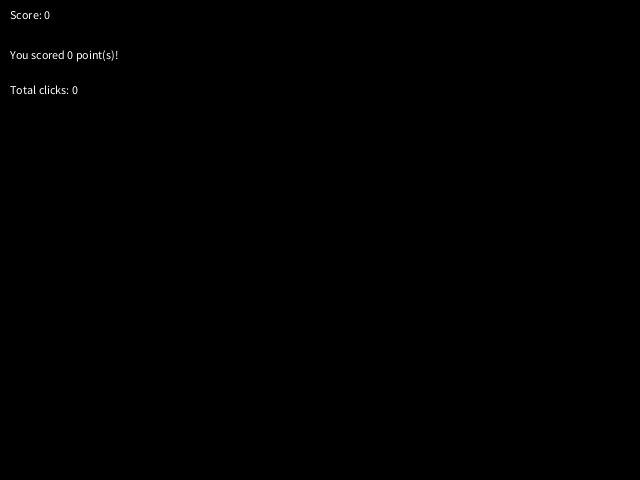
Frame 1 (no input)
Frame 60 (the mouse pressed at the canvas centre just before this capture): identical to frame 1, image omitted
Frame 120 (the mouse held since frame 60 and released just before this capture): identical to frame 1, image omitted

The Processing sketch that drew this single still picture (run headless with seeded random() and noise(); from frame 60 on, the mouse is pressed at the canvas centre):

// Processing sketch: Assignment_Extra1
// ── Assignment_Extra1.pde
//vectors
PVector randomVector;
PVector playerVector;
PVector differenceVector;

//booleans
boolean clicked = false;
boolean scored = false;

//floats
float rx, ry, rm;
float dx, dy, dm;
float px, py, pm;
float diff;

//ints
int points = 0;
int score = 0;
int totalClicks = 0;

void setup()
{
	size(640, 480);
	background(0);
	randomVector = new PVector(rx, ry);
	playerVector = new PVector(px, py);
	differenceVector = new PVector(dx, dy);
}

void draw()
{
	background(0);
		String scoreText = "Score: " + score;
		text(scoreText, 10, 10, 100, 80);  // Text wraps within text box
		String pointsText = "You scored " + points + " point(s)!";
		text(pointsText, 10, 50, 300, 80);  // Text wraps within text box
		String clicksText = "Total clicks: " + totalClicks;
		text(clicksText, 10, 85, 300, 80);  // Text wraps within text box
}


void mouseClicked()
{
	if(true && focused)
	{
		execute();
	}
}

void mouseReleased()
{
	clicked = false;
	points = 0;
}

void execute()
{
		clicked = true;

		randomVector.x = floor(random(width));
		randomVector.y = floor(random(height));
		rx = randomVector.x;
		ry = randomVector.y;

		px = mouseX;
		py = mouseY;

		playerVector.x = px;
		playerVector.y = py;

		differenceVector.x = playerVector.x - randomVector.x;
		differenceVector.y = playerVector.y - randomVector.y;
		diff = floor(differenceVector.mag());

		fill(255,0,0);
		ellipse(rx, ry, 10, 10);
		fill(255);
		ellipse(px, py, 10, 10);
		stroke(255);
		line(px, py, rx, ry);

		if(diff <= 10)
			points += 50;
		if(diff > 11 && diff < 50)
			points +=10;
		if(diff > 50 && diff < 200)
			points +=5;
		else 
			points+=0;

		System.out.print("Clicked at: " + px + ", " + py + "\n" + "Circle is at: " + rx + ", " + ry + "\n" + "The difference is: " + diff + "\n" + "\n" + 
							"You scored " + points + " point(s)!" + "\n" + "\n");
		score += points;
		totalClicks += 1;
}
